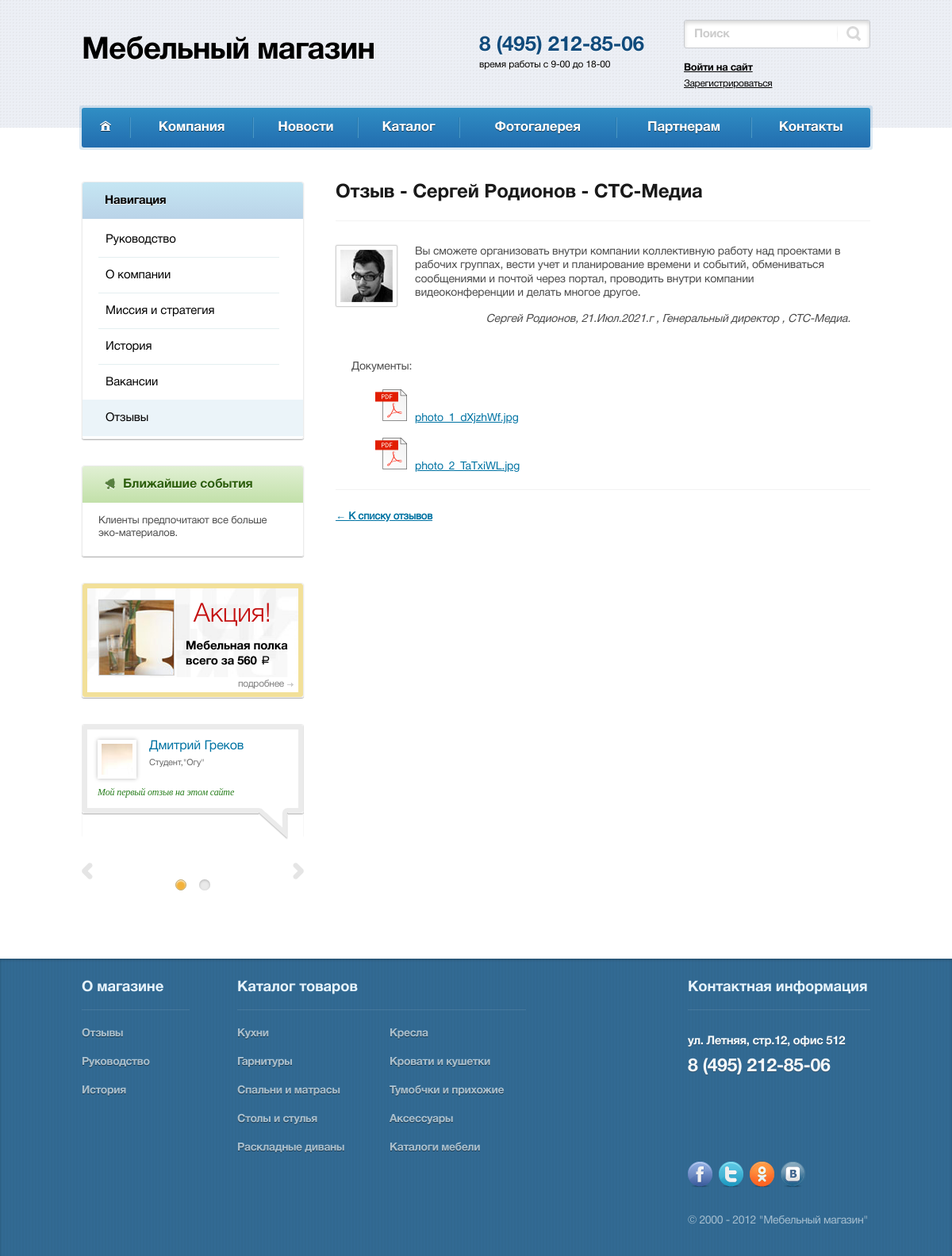
Screenshot of /company/otzyvy/detail/sergei-rodionov with the database file from the repository.
### company/models.py (models this page shows, shortened)
class ReviewsCompany(models.Model):
    name = models.CharField(max_length=100, verbose_name='Имя')
    company = models.CharField(max_length=100, verbose_name='Компания',
                               blank=True,
                               null=True)
    position = models.CharField(max_length=120, verbose_name='Должность',
                                blank=True,
                                null=True)
    content = models.TextField(verbose_name='Текст отзыва')
    publish = models.DateField(auto_now_add=True)
    img = models.ImageField(verbose_name='Аватарка', blank=True, null=True)
    files = models.ManyToManyField('ReviewsFiles',
                                   related_name='reviews_files',
                                   blank=True,
                                   null=True)
    slug = models.SlugField(verbose_name='slug')
    class Meta:
        verbose_name = 'Отзыв'
        verbose_name_plural = 'Отзывы'

class ReviewsFiles(models.Model):
    files = models.FileField(verbose_name='Файлы к отыву')
    class Meta:
        verbose_name = 'Файл к отзыву'
        verbose_name_plural = 'Файлы к отзыву'

class RubricCompany(models.Model):
    name = models.CharField(max_length=100,
                            verbose_name='Название пункта меню')
    slug = models.SlugField()
    class Meta:
        verbose_name = 'Название пункта меню'
        verbose_name_plural = 'Названия пункта меню'

### main/models.py (models this page shows, shortened)
class UsefullInfo(models.Model):
    title = models.CharField(max_length=20, verbose_name='Заголовок блока')
    content = models.CharField(max_length=100, verbose_name='Содержание блока')
    class Meta:
        verbose_name = 'Содержимое блока "Полезная информация"'
        verbose_name_plural = 'Содержимое блока "Полезная информация"'

### company/views.py (the view)
class ReviewsDetail(DetailView):
    template_name = 'company/reviews_detail.html'
    model = ReviewsCompany
    context_object_name = 'review'
    def get_context_data(self, **kwargs):
        context = super().get_context_data(**kwargs)
        context['rubrics'] = RubricCompany.objects.all().order_by('-name')
        return context

### catalog/models.py (called while the page is built)
    def get_absolute_url(self):
        return reverse('catalog:category_products', kwargs={'slug': self.slug})

### main/etc/catalog_rubric.py (called while the page is built)
def catalog_category(request):
    context = {}
    context['rubric_catalog'] = Category.objects.all()
    return context

### main/etc/random_review.py (called while the page is built)
def show_random_review(request):
    reviews = ReviewsCompany.objects.all().order_by('?')[:2]
    return {'random_reviews': reviews}

### main/etc/usefull.py (called while the page is built)
def usefullinfo(request):
    return {'info': UsefullInfo.objects.first(), 'title_link': 'about', }

def get_rubric_company(request):
    return {'rubric_company': RubricCompany.objects.all()}

### company/templates/company/reviews_detail.html (shortened to what this page needs)
{% extends 'layout/basic.html'  %}
{% load static %}
{% block content%}
    <div class="content">
                    <div class="cnt">
                        <header>
                            <h1>Отзыв - {{ review.name }} - {{ review.company }}</h1>
                        </header>
                        <hr>
           				<div class="review-block">
							<div class="review-text">
								<div class="review-text-cont">
                                    {{ review.content }}
								</div>
								<div class="review-autor">
									{{ review.name }}, {{ review.publish|date:"d.M.Y" }}.г , {{ review.position }} , {{ review.company }}.
								</div>
							</div>
							<div style="clear: both;" class="review-img-wrap"><img src="{{ review.img.url }}" alt="img"></div>
						</div>
						<div class="exam-review-doc">
                            {% if review.files.all %}
						<p>Документы:</p>
                    {% for file in review.files.all %}
						<div  class="exam-review-item-doc"><img class="rew-doc-ico" src="{% static '/img/icons/pdf_ico_40.png' %}"><a href="{{ file.files.url }}">{{ file.files.name}}</a></div>
                    {% endfor %}
                            {% endif %}
						</div>
						<hr>
						<a href="{% url 'company:otzyvy' %}" class="review-block_back_link"> &larr; К списку отзывов</a>
                    </div>
                </div>
{% endblock %}

### main/templates/layout/basic.html (shortened to what this page needs)
{% load static %}
<!DOCTYPE html>
<html lang="ru">
<head>
    <link rel="stylesheet" href="{% static '/css/reset.css' %}" />
    <link rel="stylesheet" href="{% static '/css/style.css' %}" />
    <link rel="stylesheet" href="{% static '/css/owl.carousel.css' %}" />
</head>
<body>
    <div class="wrap">
        <header class="header">
            <div class="inner-wrap">
                <div class="logo-block"><a href="" class="logo">Мебельный магазин</a>
                </div>
                <div class="main-phone-block">
                    <a href="tel:84952128506" class="phone">8 (495) 212-85-06</a>
                    <div class="shedule">время работы с 9-00 до 18-00</div>
                </div>
                <div class="actions-block">
                    <form action="/" class="main-frm-search">
                        <input type="text" placeholder="Поиск">
                        <button type="submit"></button>
                    </form>
                    <nav class="menu-block">
                        <ul>
                            {% if user.is_authenticated %}
                            <li>
                                <a href="{% url 'users:profile' %}" >{{ user.first_name}} {{ user.last_name }} [{{ user.username }}]</a>
                            </li>
                            <li><a href="{% url 'users:logout' %}">Выйти</a>
                            </li>
                            {% else %}
                            <li class="att popup-wrap">
                                <a id="hd_singin_but_open" href="" class="btn-toggle">Войти на сайт</a>
                            </li>
                            <li><a href="{% url 'users:register' %}">Зарегистрироваться</a>
                            </li>
                            {% endif %}
                        </ul>
                    </nav>
                </div>
            </div>
        </header>
        <nav class="nav">
            <div class="inner-wrap">
                <div class="menu-block popup-wrap">
                    <div class="menu popup-block">
                        <ul class="">
                            <li class="main-page"><a href="{% url 'main:index' %}">Главная</a>
                            </li>
                            <li>
                                <a href="/company/{{ title_link }}">Компания</a>
                            </li>
                            <li><a href="{% url 'news:list' %}">Новости</a>
                            </li>
                            <li>
                                <a href="{% url 'catalog:list' %}">Каталог</a>
                            </li>
                            <li><a href="">Фотогалерея</a>
                            </li>
                            <li><a href="">Партнерам</a>
                            </li>
                            <li><a href="">Контакты</a>
                            </li>
                        </ul>
                    </div>
                </div>
            </div>
        </nav>
        <div class="page">
            <div class="content-box">
                {% block content %}  {% endblock %}
                <div class="side">
                    {% if rubrics %}
                    <div class="side-block side-menu">
                        <div class="title-block">Навигация</div>
                        <div class="menu-block">
                            <ul>
                                {% for rubric in rubrics%}
                                 <li class=' {% if rubric.slug in request.path  %}selected{% endif %} '><a href="{% url 'company:company' rubric.slug %}">{{ rubric.name }}</a>
                                </li>
                                {% endfor %}
                                {% if 'company' in request.path  %}
                                  <li class=' {% if "otzyvy" in request.path  %}selected{% endif %} '>
                                      <a href="{% url 'company:otzyvy' %}">Отзывы</a>
                                  </li>
                                {% endif %}
                            </ul>
                        </div>
                    </div>
                    {% endif %}
                   {% include 'layout/usefullinfo.html'  %}
                    <div class="side-wrap">
                        <div class="item-wrap">
                            <div class="side-block side-action">
                                <img src="{% static '/img/side-action-bg.jpg' %}" alt="" class="bg">
                                <div class="photo-block">
                                    <img src="{% static '/img/side-action.jpg' %}" alt="">
                                </div>
                                <div class="text-block">
                                    <div class="title">Акция!</div>
                                    <p>Мебельная полка всего за 560 <span class="r">a</span>
                                    </p>
                                </div>
                                <a href="" class="btn-more">подробнее</a>
                            </div>
                        </div>
                       <div class="item-wrap">
		                     <div class="rew-footer-carousel">
							{% include 'layout/random_review.html'  %}
								</div>
							</div>
						</div>
                    </div>
                </div>
            </div>
        </div>
    <footer class="footer">
        <div class="inner-wrap">
            <nav class="main-menu">
                <div class="item">
                    <div class="title-block">О магазине</div>
                    <ul>
                        <li><a href="">Отзывы</a>
                        </li>
                        <li><a href="">Руководство </a>
                        </li>
                        <li><a href="">История</a>
                        </li>
                    </ul>
                </div>
                <div class="item">
                    <div class="title-block">Каталог товаров</div>
                    <ul>
                        <li><a href="">Кухни</a>
                        </li>
                        <li><a href="">Гарнитуры</a>
                        </li>
                        <li><a href="">Спальни и матрасы</a>
                        </li>
                        <li><a href="">Столы и стулья</a>
                        </li>
                        <li><a href="">Раскладные диваны</a>
                        </li>
                        <li><a href="">Кресла</a>
                        </li>
                        <li><a href="">Кровати и кушетки</a>
                        </li>
                        <li><a href="">Тумобчки и прихожие</a>
                        </li>
                        <li><a href="">Аксессуары</a>
                        </li>
                        <li><a href="">Каталоги мебели</a>
                        </li>
                    </ul>
                </div>
            </nav>
            <div class="contacts-block">
                <div class="title-block">Контактная информация</div>
                <div class="loc-block">
                    <div class="address">ул. Летняя, стр.12, офис 512</div>
                    <div class="phone"><a href="tel:84952128506">8 (495) 212-85-06</a>
                    </div>
                </div>
                <div class="main-soc-block">
                    <a href="" class="soc-item">
                        <img src="{% static '/img/icons/soc01.png' %}" alt="">
                    </a>
                    <a href="" class="soc-item">
                        <img src="{% static '/img/icons/soc02.png' %}" alt="">
                    </a>
                    <a href="" class="soc-item">
                        <img src="{% static '/img/icons/soc03.png' %}" alt="">
                    </a>
                    <a href="" class="soc-item">
                        <img src="{% static '/img/icons/soc04.png' %}" alt="">
                    </a>
                </div>
                <div class="copy-block">© 2000 - 2012 "Мебельный магазин"</div>
            </div>
        </div>
    </footer>
</body>
</html>

### main/templates/layout/usefullinfo.html
<div class="side-block side-anonse">
                        <div class="title-block"><span class="i i-title01"></span>{{ info.title }}</div>
                        <div class="item">
                            <p>{{ info.content }}</p>
                        </div>
</div>

### main/templates/layout/random_review.html
{% load static %}
{% for review in random_reviews  %}
 <div class="item">
									<div class="side-block side-opin">
										<div class="inner-block">
											<div class="title">
												<div class="photo-block">
													<img src="{{ review.img.url }}" alt="">
												</div>
												<div class="name-block"><a href="">{{ review.name }}</a></div>
												<div class="pos-block">{{ review.position }},"{{ review.company }}"</div>
											</div>
											<div class="text-block">{{ review.content|truncatechars:100 }}</div>
										</div>
									</div>
								</div>
{% endfor %}

### rows the page displays
ReviewsCompany: name "Сергей Родионов", company "CTC-Медиа", content "Вы сможете организовать внутри компании коллективную работу над проектами в рабочих группах, вести учет и планирование времени и событий, обмениваться сообщениями и почтой через портал, проводить внутри компании видеоконференции и делать многое другое.", publish "21.Июл.2021", position "Генеральный директор", img (picture)
ReviewsFiles: files.name "photo_1_dXjzhWf.jpg"
ReviewsFiles: files.name "photo_2_TaTxiWL.jpg"
RubricCompany: name "Руководство"
RubricCompany: name "О компании"
RubricCompany: name "Миссия и стратегия"
RubricCompany: name "История"
RubricCompany: name "Вакансии"
UsefullInfo: title "Ближайшие события", content "Клиенты предпочитают все больше эко-материалов."
ReviewsCompany: img (picture), name "Дмитрий Греков", position "Студент", company "Огу", content "Мой первый отзыв на этом сайте"
